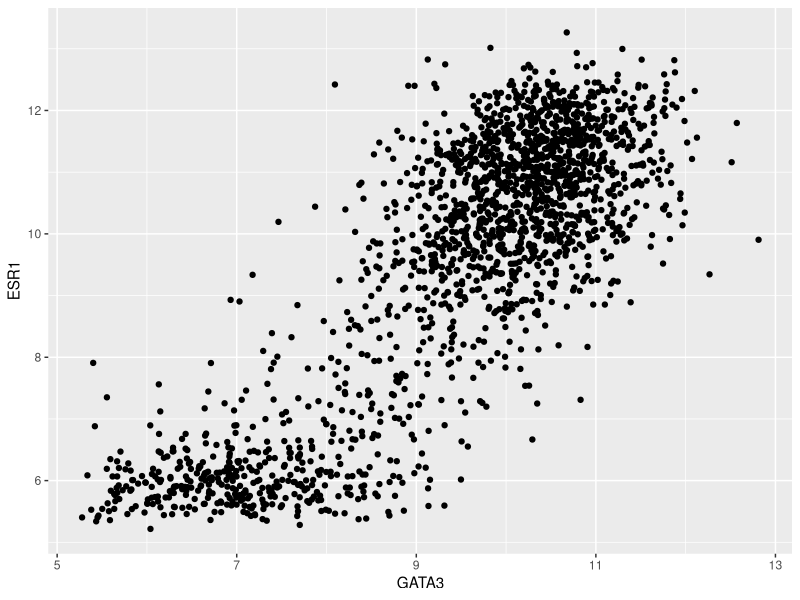
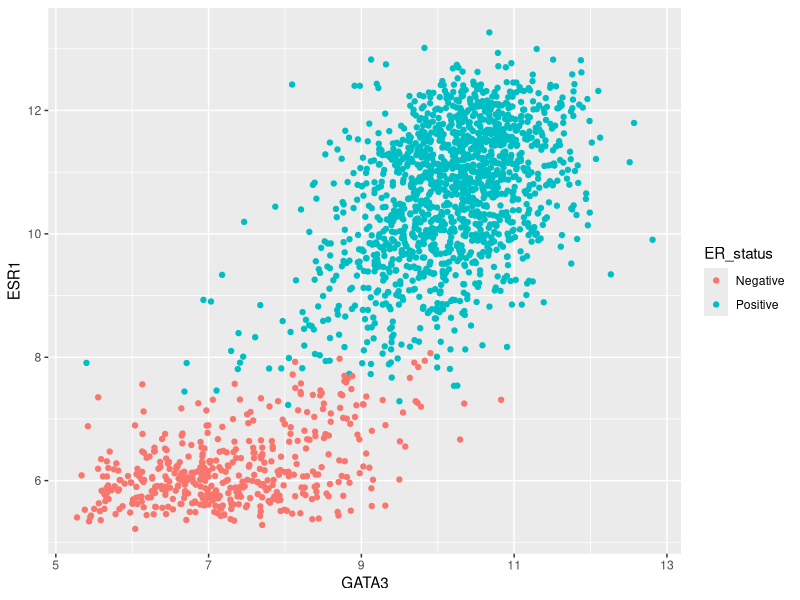
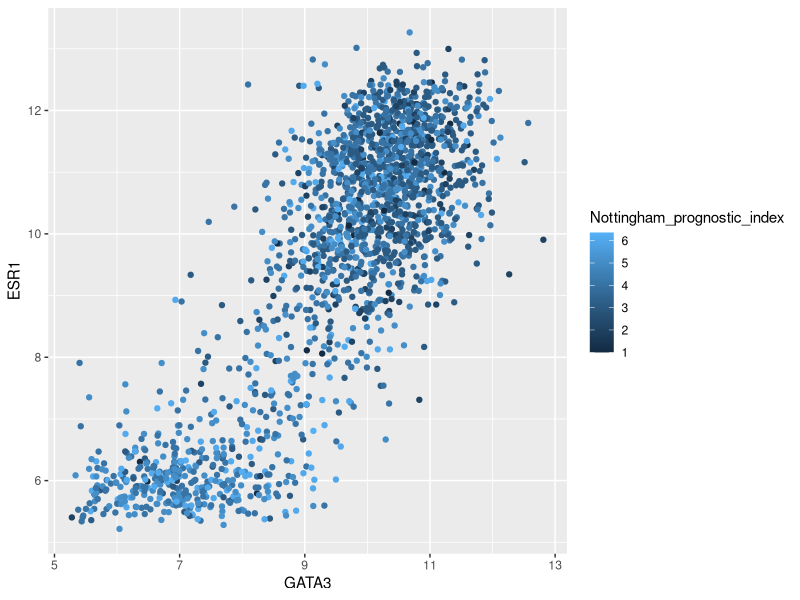
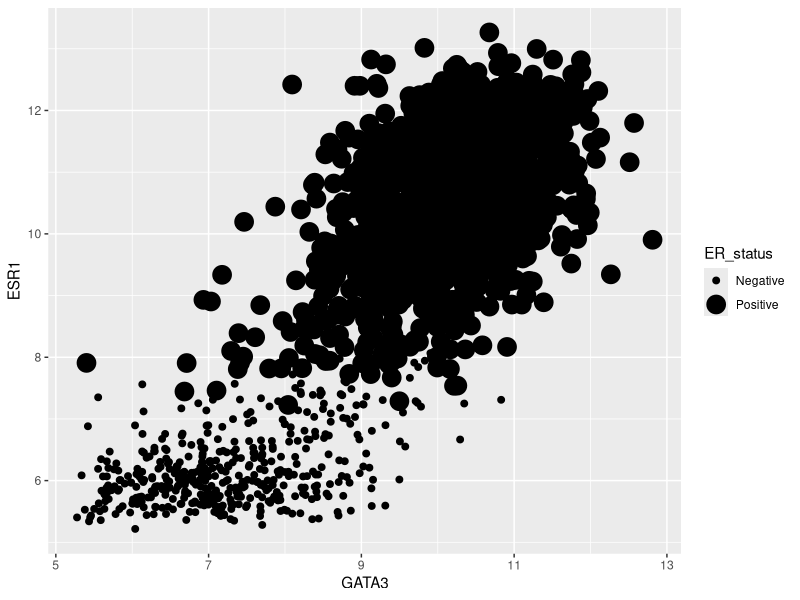
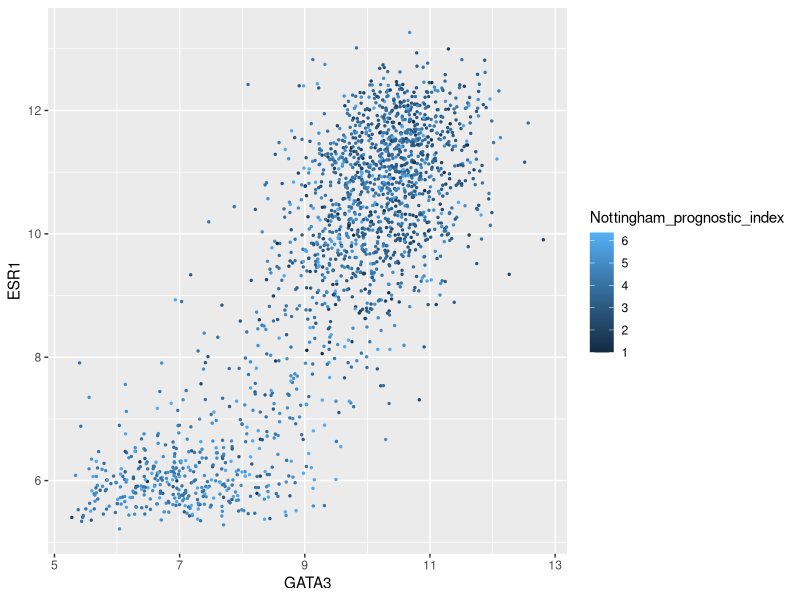
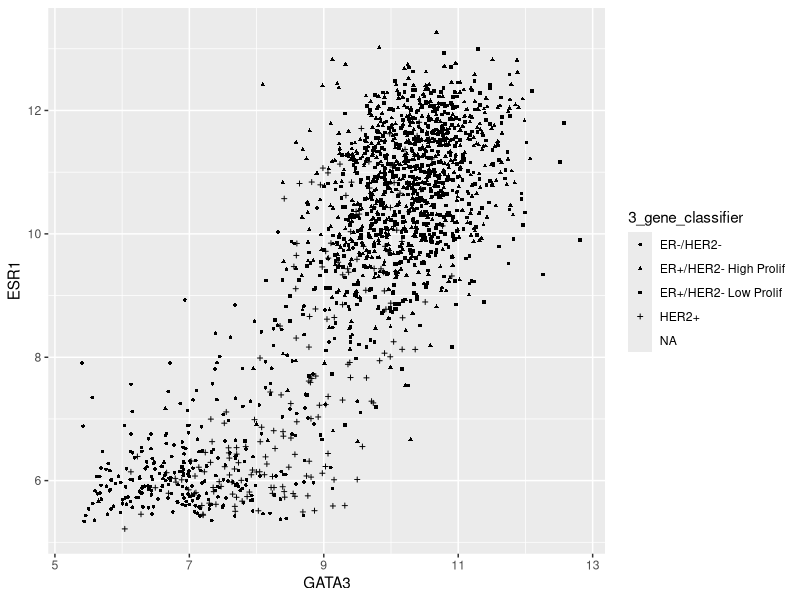
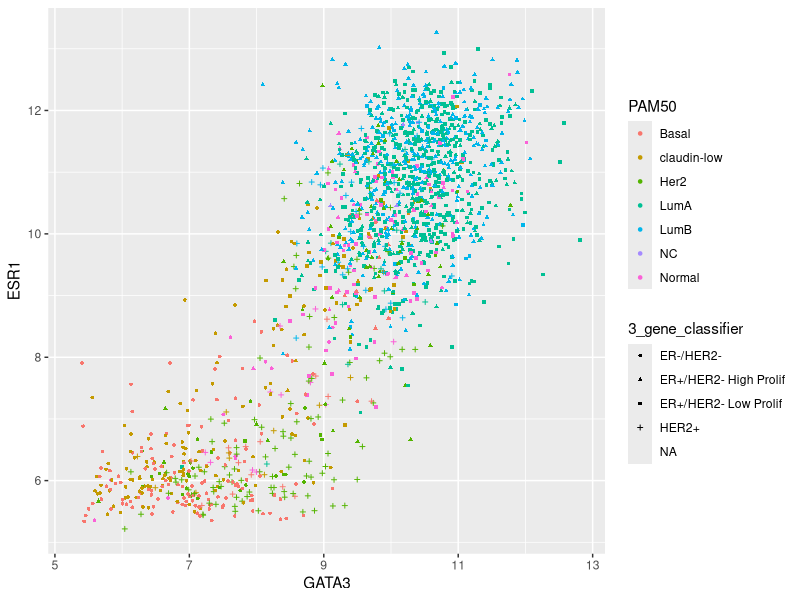
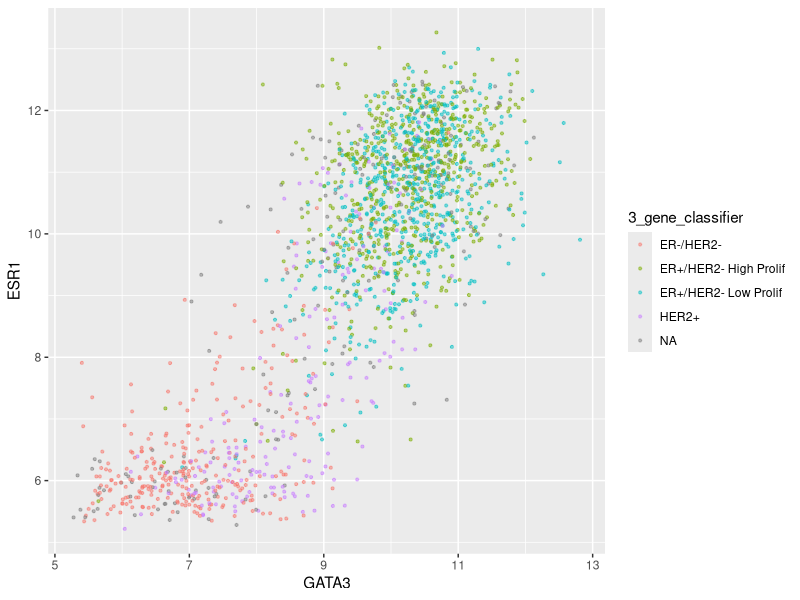

These charts were generated, in order, by the following R code:
## ---- chunk 1
library(tidyverse)
metabric <- read_csv("data/metabric_clinical_and_expression_data.csv")
metabric
## ---- chunk 2
ggplot(data = metabric) +
  geom_point(mapping = aes(x = GATA3, y = ESR1))
## ---- chunk 3
ggplot(data = metabric) +
  geom_point(mapping = aes(x = GATA3, y = ESR1, colour = ER_status))
## ---- chunk 4
ggplot(data = metabric) +
  geom_point(mapping = aes(x = GATA3, y = ESR1, colour = Nottingham_prognostic_index))
## ---- chunk 5
ggplot(data = metabric) +
  geom_point(mapping = aes(x = GATA3, y = ESR1, size = ER_status))
## ---- chunk 6
ggplot(data = metabric) +
  geom_point(mapping = aes(x = GATA3, y = ESR1, colour = Nottingham_prognostic_index), size = 0.5)
## ---- chunk 7
ggplot(data = metabric) +
  geom_point(mapping = aes(x = GATA3, y = ESR1, shape = `3_gene_classifier`), size = 0.9)
## ---- chunk 8
ggplot(data = metabric) +
  geom_point(mapping = aes(x = GATA3, y = ESR1, colour = PAM50, shape = `3_gene_classifier`), size = 0.9)
## ---- chunk 9
ggplot(data = metabric) +
  geom_point(mapping = aes(x = GATA3, y = ESR1, colour = `3_gene_classifier`), size = 0.75, alpha = 0.5)
## ---- chunk 10
ggplot(data = metabric) +
  geom_bar(mapping = aes(x = Integrative_cluster))
## ---- chunk 11
ggplot(data = metabric) +
  geom_bar(mapping = aes(x = Integrative_cluster, colour = Integrative_cluster))
## ---- chunk 12
ggplot(data = metabric) +
  geom_bar(mapping = aes(x = Integrative_cluster, fill = Integrative_cluster))
## ---- chunk 13
ggplot(data = metabric) +
  geom_bar(mapping = aes(x = Integrative_cluster, fill = ER_status))
## ---- chunk 14
ggplot(data = metabric) +
  geom_bar(mapping = aes(x = Integrative_cluster, fill = "blue"))
## ---- chunk 15
ggplot(data = metabric) +
  geom_bar(mapping = aes(x = Integrative_cluster), fill = "blue")
## ---- chunk 16
ggplot(data = metabric) +
  geom_point(mapping = aes(x = GATA3, y = ESR1)) +
  geom_smooth(mapping = aes(x = GATA3, y = ESR1))
## ---- chunk 17
ggplot(data = metabric, mapping = aes(x = GATA3, y = ESR1)) +
  geom_point() +
  geom_smooth()
## ---- chunk 18
ggplot(data = metabric, mapping = aes(x = GATA3, y = ESR1)) +
  geom_point(size = 0.5, alpha = 0.5) +
  geom_smooth()
## ---- chunk 19
ggplot(data = metabric, mapping = aes(x = GATA3, y = ESR1, colour = ER_status)) +
  geom_point(size = 0.5, alpha = 0.5) +
  geom_smooth()
## ---- chunk 20
ggplot(data = metabric, mapping = aes(x = GATA3, y = ESR1)) +
  geom_point(mapping = aes(colour = ER_status), size = 0.5, alpha = 0.5) +
  geom_smooth()
## ---- chunk 21
ggplot(data = metabric, mapping = aes(x = GATA3, y = ESR1, colour = ER_status)) +
  geom_point(size = 0.5, alpha = 0.5) +
  geom_smooth(mapping = aes(x = GATA3, y = ESR1), inherit.aes = FALSE)
